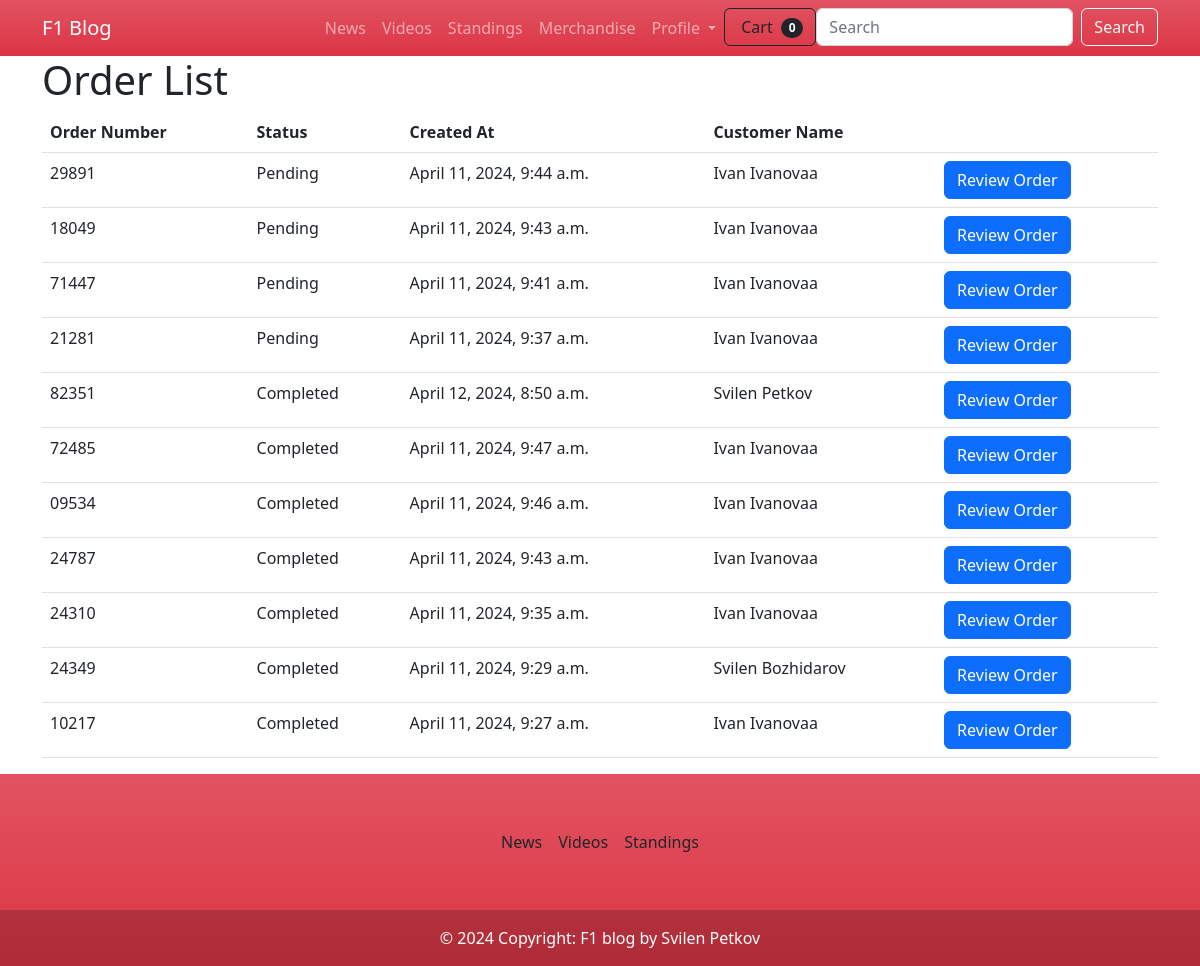
Page /orders/order-lsit/ (signed in) on the committed database.
### f1_blog/orders/models.py (models this page shows, shortened)
class Order(models.Model):
    PENDING = 'Pending'
    COMPLETED = 'Completed'
    CANCELLED = 'Cancelled'
    STATUS_CHOICES = [
        (PENDING, 'Pending'),
        (COMPLETED, 'Completed'),
        (CANCELLED, 'Cancelled'),
    ]
    order_number = models.CharField(max_length=5, unique=True)
    full_name = models.CharField(max_length=100)
    email = models.EmailField()
    phone_number = models.CharField(max_length=15)
    address = models.TextField()
    status = models.CharField(max_length=20, choices=STATUS_CHOICES, default=PENDING)
    created_at = models.DateTimeField(auto_now_add=True)
    updated_at = models.DateTimeField(auto_now=True)

### f1_blog/orders/views.py (the view)
# urls.py: path('order-lsit/', OrderListView.as_view(), name='order-list'),
class OrderListView(LoginRequiredMixin, PermissionRequiredMixin, ListView):
    model = Order
    template_name = 'orders/order_list.html'
    context_object_name = 'orders'
    permission_required = 'orders.view_order_list'
    login_url = '/accounts/login/'
    def get_queryset(self):
        return Order.objects.order_by('-status', '-created_at')

### f1_blog/news/templatetags/moderator_filter.py (called while the page is built)
@register.filter
def is_moderator_or_admin(user):
    return user.groups.filter(name='moderator').exists() or user.is_staff

### templates/orders/order_list.html
{% extends 'base.html' %}
{% block content %}
<div class="container">
    <h1>Order List</h1>
    <table class="table">
        <thead>
            <tr>
                <th>Order Number</th>
                <th>Status</th>
                <th>Created At</th>
                <th>Customer Name</th>
                <th></th>
            </tr>
        </thead>
        <tbody>
            {% for order in orders %}
            <tr>
                <td>{{ order.order_number }}</td>
                <td>{{ order.status }}</td>
                <td>{{ order.created_at }}</td>
                <td>{{ order.full_name }}</td>
                <td>
                    <a href="{% url 'review_order' order.id %}" class="btn btn-primary">Review Order</a>
                </td>
            </tr>
            {% endfor %}
        </tbody>
    </table>
</div>
{% endblock %}

### rows in the picture
Order: order_number "29891", status "Pending", created_at "April 11, 2024, 9:44 a.m.", full_name "Ivan Ivanovaa"
Order: order_number "18049", status "Pending", created_at "April 11, 2024, 9:43 a.m.", full_name "Ivan Ivanovaa"
Order: order_number "71447", status "Pending", created_at "April 11, 2024, 9:41 a.m.", full_name "Ivan Ivanovaa"
Order: order_number "21281", status "Pending", created_at "April 11, 2024, 9:37 a.m.", full_name "Ivan Ivanovaa"
Order: order_number "82351", status "Completed", created_at "April 12, 2024, 8:50 a.m.", full_name "Svilen Petkov"
Order: order_number "72485", status "Completed", created_at "April 11, 2024, 9:47 a.m.", full_name "Ivan Ivanovaa"
Order: order_number "09534", status "Completed", created_at "April 11, 2024, 9:46 a.m.", full_name "Ivan Ivanovaa"
Order: order_number "24787", status "Completed", created_at "April 11, 2024, 9:43 a.m.", full_name "Ivan Ivanovaa"
Order: order_number "24310", status "Completed", created_at "April 11, 2024, 9:35 a.m.", full_name "Ivan Ivanovaa"
Order: order_number "24349", status "Completed", created_at "April 11, 2024, 9:29 a.m.", full_name "Svilen Bozhidarov"
Order: order_number "10217", status "Completed", created_at "April 11, 2024, 9:27 a.m.", full_name "Ivan Ivanovaa"

### other values in the picture
{{ cart|length }} "0"
